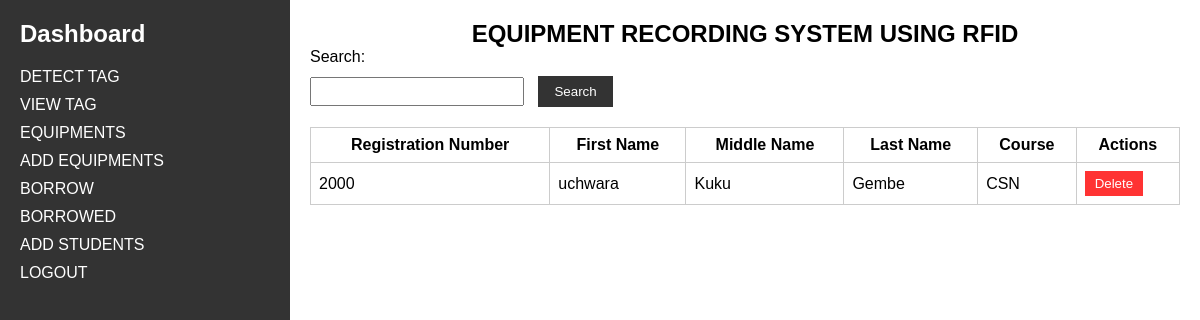
Before: /admin-dashboard (signed in) with the older database file.
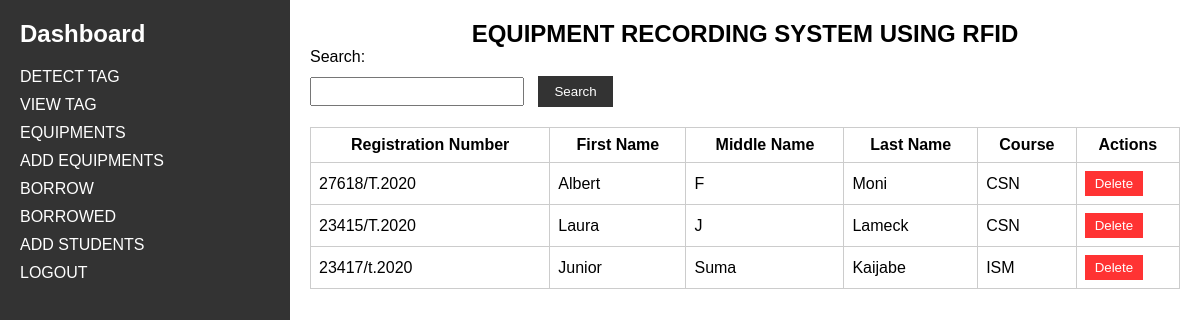
After: the same page with the newer database file.
### equipments/models.py (models this page shows, shortened)
class Student(models.Model):
    registration_number = models.CharField(max_length=20, unique=True)
    first_name = models.CharField(max_length=50)
    middle_name = models.CharField(max_length=50)
    last_name = models.CharField(max_length=50)
    course = models.CharField(max_length=10)

### equipments/views.py (the view)
# urls.py: path('admin-dashboard', views.admin_dashboard, name='admin-dashboard'),
@login_required
def admin_dashboard(request):
    students = Student.objects.all()
    context = {'students': students}
    return render(request, 'admin_dashboard.html', context)

### equipments/templates/admin_dashboard.html (shortened to what this page needs)
<!DOCTYPE html>
<html>
<head>
</head>
<body>
    <div class="dashboard-container">
        <div class="sidebar">
            <h2>Dashboard</h2>
            <ul>
                <li><a href="{% url 'rfid_detection' %}">DETECT TAG</a></li>
                <li><a href="{% url 'view-tag' %}">VIEW TAG</a></li>
                <li><a href="{% url 'equipment_list' %}">EQUIPMENTS</a></li>
                <li><a href="{% url 'add-equipment' %}">ADD EQUIPMENTS</a></li>
                <li><a href="{% url 'borrow_equipment' %}">BORROW</a></li>
                <li><a href="{% url 'borrowing_list' %}">BORROWED</a></li>
                <li><a href="{% url 'add_student' %}">ADD STUDENTS</a></li>
		<li><a href="{% url 'logout' %}">LOGOUT</a></li>
            </ul>
        </div>
        <div class="content">
            <h2 style="text-align: center;">EQUIPMENT RECORDING SYSTEM USING RFID</h2>
            <div class="search-form">
                <label for="search">Search:</label>
                <input type="text" id="search" name="search">
                <button onclick="search()">Search</button>
            </div>
            <table>
                <thead>
                    <tr>
                        <th>Registration Number</th>
                        <th>First Name</th>
                        <th>Middle Name</th>
                        <th>Last Name</th>
                        <th>Course</th>
                        <th>Actions</th>
                    </tr>
                </thead>
                <tbody>
                    {% for student in students %}
                    <tr>
                        <td>{{ student.registration_number }}</td>
                        <td>{{ student.first_name }}</td>
                        <td>{{ student.middle_name }}</td>
                        <td>{{ student.last_name }}</td>
                        <td>{{ student.course }}</td>
                        <td>
                            <form action="{% url 'delete_student' student.id %}" method="POST" onsubmit="return confirm('Are you sure you want to delete this student?');">
                                <button class="delete-button" type="submit">Delete</button>
                            </form>
                        </td>
                    </tr>
                    {% endfor %}
                </tbody>
            </table>
        </div>
    </div>
</body>
</html>

Changed rows visible on the page:
removed Student: registration_number "2000", first_name "uchwara", middle_name "Kuku", last_name "Gembe", course "CSN"
added Student: registration_number "27618/T.2020", first_name "Albert", middle_name "F", last_name "Moni", course "CSN"
added Student: registration_number "23415/T.2020", first_name "Laura", middle_name "J", last_name "Lameck", course "CSN"
added Student: registration_number "23417/t.2020", first_name "Junior", middle_name "Suma", last_name "Kaijabe", course "ISM"
